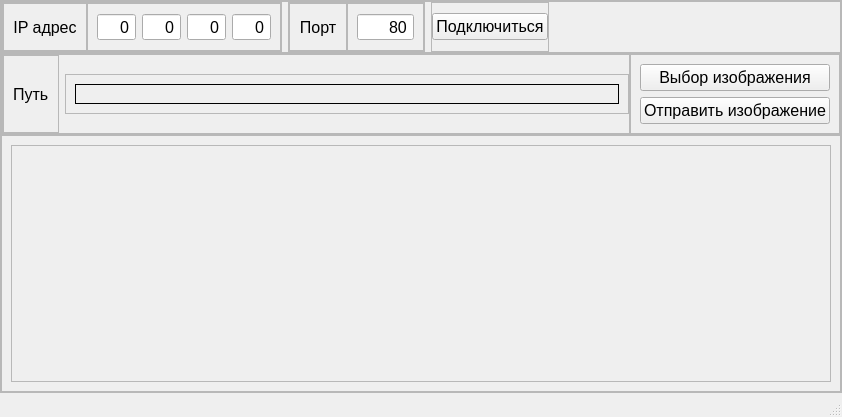
<?xml version="1.0" encoding="UTF-8"?>
<ui version="4.0">
 <class>MainWindow</class>
 <widget class="QMainWindow" name="MainWindow">
  <property name="geometry">
   <rect>
    <x>0</x>
    <y>0</y>
    <width>842</width>
    <height>417</height>
   </rect>
  </property>
  <property name="font">
   <font>
    <family>Segoe UI</family>
    <pointsize>12</pointsize>
   </font>
  </property>
  <property name="windowTitle">
   <string>ClientTransmission</string>
  </property>
  <widget class="QWidget" name="centralwidget">
   <layout class="QVBoxLayout" name="verticalLayout">
    <property name="spacing">
     <number>0</number>
    </property>
    <property name="leftMargin">
     <number>0</number>
    </property>
    <property name="topMargin">
     <number>0</number>
    </property>
    <property name="rightMargin">
     <number>0</number>
    </property>
    <property name="bottomMargin">
     <number>0</number>
    </property>
    <item>
     <widget class="QFrame" name="frame_body">
      <property name="frameShape">
       <enum>QFrame::StyledPanel</enum>
      </property>
      <property name="frameShadow">
       <enum>QFrame::Raised</enum>
      </property>
      <layout class="QVBoxLayout" name="verticalLayout_2">
       <property name="spacing">
        <number>0</number>
       </property>
       <property name="leftMargin">
        <number>0</number>
       </property>
       <property name="topMargin">
        <number>0</number>
       </property>
       <property name="rightMargin">
        <number>0</number>
       </property>
       <property name="bottomMargin">
        <number>0</number>
       </property>
       <item>
        <widget class="QFrame" name="frame_server">
         <property name="frameShape">
          <enum>QFrame::StyledPanel</enum>
         </property>
         <property name="frameShadow">
          <enum>QFrame::Raised</enum>
         </property>
         <layout class="QHBoxLayout" name="horizontalLayout">
          <property name="leftMargin">
           <number>0</number>
          </property>
          <property name="topMargin">
           <number>0</number>
          </property>
          <property name="rightMargin">
           <number>0</number>
          </property>
          <property name="bottomMargin">
           <number>0</number>
          </property>
          <item>
           <widget class="QFrame" name="frame">
            <property name="frameShape">
             <enum>QFrame::StyledPanel</enum>
            </property>
            <property name="frameShadow">
             <enum>QFrame::Raised</enum>
            </property>
            <layout class="QHBoxLayout" name="horizontalLayout_2">
             <property name="spacing">
              <number>0</number>
             </property>
             <property name="leftMargin">
              <number>0</number>
             </property>
             <property name="topMargin">
              <number>0</number>
             </property>
             <property name="rightMargin">
              <number>0</number>
             </property>
             <property name="bottomMargin">
              <number>0</number>
             </property>
             <item>
              <widget class="QFrame" name="frame_4">
               <property name="frameShape">
                <enum>QFrame::StyledPanel</enum>
               </property>
               <property name="frameShadow">
                <enum>QFrame::Raised</enum>
               </property>
               <layout class="QHBoxLayout" name="horizontalLayout_4">
                <item>
                 <widget class="QLabel" name="text_IP">
                  <property name="text">
                   <string>IP адрес</string>
                  </property>
                  <property name="alignment">
                   <set>Qt::AlignCenter</set>
                  </property>
                 </widget>
                </item>
               </layout>
              </widget>
             </item>
             <item>
              <widget class="QFrame" name="frame_5">
               <property name="frameShape">
                <enum>QFrame::StyledPanel</enum>
               </property>
               <property name="frameShadow">
                <enum>QFrame::Raised</enum>
               </property>
               <layout class="QHBoxLayout" name="horizontalLayout_3">
                <item>
                 <widget class="QSpinBox" name="ip_1">
                  <property name="alignment">
                   <set>Qt::AlignRight|Qt::AlignTrailing|Qt::AlignVCenter</set>
                  </property>
                  <property name="buttonSymbols">
                   <enum>QAbstractSpinBox::NoButtons</enum>
                  </property>
                  <property name="maximum">
                   <number>255</number>
                  </property>
                 </widget>
                </item>
                <item>
                 <widget class="QSpinBox" name="ip_2">
                  <property name="alignment">
                   <set>Qt::AlignRight|Qt::AlignTrailing|Qt::AlignVCenter</set>
                  </property>
                  <property name="buttonSymbols">
                   <enum>QAbstractSpinBox::NoButtons</enum>
                  </property>
                  <property name="maximum">
                   <number>255</number>
                  </property>
                 </widget>
                </item>
                <item>
                 <widget class="QSpinBox" name="ip_3">
                  <property name="alignment">
                   <set>Qt::AlignRight|Qt::AlignTrailing|Qt::AlignVCenter</set>
                  </property>
                  <property name="buttonSymbols">
                   <enum>QAbstractSpinBox::NoButtons</enum>
                  </property>
                  <property name="maximum">
                   <number>255</number>
                  </property>
                 </widget>
                </item>
                <item>
                 <widget class="QSpinBox" name="ip_4">
                  <property name="alignment">
                   <set>Qt::AlignRight|Qt::AlignTrailing|Qt::AlignVCenter</set>
                  </property>
                  <property name="buttonSymbols">
                   <enum>QAbstractSpinBox::NoButtons</enum>
                  </property>
                  <property name="maximum">
                   <number>255</number>
                  </property>
                 </widget>
                </item>
               </layout>
              </widget>
             </item>
            </layout>
           </widget>
          </item>
          <item>
           <widget class="QFrame" name="frame_2">
            <property name="frameShape">
             <enum>QFrame::StyledPanel</enum>
            </property>
            <property name="frameShadow">
             <enum>QFrame::Raised</enum>
            </property>
            <layout class="QHBoxLayout" name="horizontalLayout_5">
             <property name="spacing">
              <number>0</number>
             </property>
             <property name="leftMargin">
              <number>0</number>
             </property>
             <property name="topMargin">
              <number>0</number>
             </property>
             <property name="rightMargin">
              <number>0</number>
             </property>
             <property name="bottomMargin">
              <number>0</number>
             </property>
             <item>
              <widget class="QFrame" name="frame_6">
               <property name="frameShape">
                <enum>QFrame::StyledPanel</enum>
               </property>
               <property name="frameShadow">
                <enum>QFrame::Raised</enum>
               </property>
               <layout class="QHBoxLayout" name="horizontalLayout_6">
                <item>
                 <widget class="QLabel" name="text_Port">
                  <property name="text">
                   <string>Порт</string>
                  </property>
                  <property name="alignment">
                   <set>Qt::AlignCenter</set>
                  </property>
                 </widget>
                </item>
               </layout>
              </widget>
             </item>
             <item>
              <widget class="QFrame" name="frame_7">
               <property name="frameShape">
                <enum>QFrame::StyledPanel</enum>
               </property>
               <property name="frameShadow">
                <enum>QFrame::Raised</enum>
               </property>
               <layout class="QHBoxLayout" name="horizontalLayout_7">
                <item>
                 <widget class="QSpinBox" name="port">
                  <property name="alignment">
                   <set>Qt::AlignRight|Qt::AlignTrailing|Qt::AlignVCenter</set>
                  </property>
                  <property name="buttonSymbols">
                   <enum>QAbstractSpinBox::NoButtons</enum>
                  </property>
                  <property name="minimum">
                   <number>80</number>
                  </property>
                  <property name="maximum">
                   <number>65536</number>
                  </property>
                 </widget>
                </item>
               </layout>
              </widget>
             </item>
            </layout>
           </widget>
          </item>
          <item>
           <widget class="QFrame" name="frame_3">
            <property name="frameShape">
             <enum>QFrame::StyledPanel</enum>
            </property>
            <property name="frameShadow">
             <enum>QFrame::Raised</enum>
            </property>
            <layout class="QHBoxLayout" name="horizontalLayout_8">
             <property name="spacing">
              <number>0</number>
             </property>
             <property name="leftMargin">
              <number>0</number>
             </property>
             <property name="topMargin">
              <number>0</number>
             </property>
             <property name="rightMargin">
              <number>0</number>
             </property>
             <property name="bottomMargin">
              <number>0</number>
             </property>
             <item>
              <widget class="QPushButton" name="button_connect">
               <property name="text">
                <string>Подключиться</string>
               </property>
              </widget>
             </item>
            </layout>
           </widget>
          </item>
          <item>
           <spacer name="horizontalSpacer">
            <property name="orientation">
             <enum>Qt::Horizontal</enum>
            </property>
            <property name="sizeHint" stdset="0">
             <size>
              <width>40</width>
              <height>20</height>
             </size>
            </property>
           </spacer>
          </item>
         </layout>
        </widget>
       </item>
       <item>
        <widget class="QFrame" name="frame_file">
         <property name="frameShape">
          <enum>QFrame::StyledPanel</enum>
         </property>
         <property name="frameShadow">
          <enum>QFrame::Raised</enum>
         </property>
         <layout class="QHBoxLayout" name="horizontalLayout_9">
          <property name="spacing">
           <number>0</number>
          </property>
          <property name="leftMargin">
           <number>0</number>
          </property>
          <property name="topMargin">
           <number>0</number>
          </property>
          <property name="rightMargin">
           <number>0</number>
          </property>
          <property name="bottomMargin">
           <number>0</number>
          </property>
          <item>
           <widget class="QFrame" name="frame_8">
            <property name="frameShape">
             <enum>QFrame::StyledPanel</enum>
            </property>
            <property name="frameShadow">
             <enum>QFrame::Raised</enum>
            </property>
            <layout class="QHBoxLayout" name="horizontalLayout_10">
             <property name="leftMargin">
              <number>0</number>
             </property>
             <property name="topMargin">
              <number>0</number>
             </property>
             <property name="rightMargin">
              <number>0</number>
             </property>
             <property name="bottomMargin">
              <number>0</number>
             </property>
             <item>
              <widget class="QFrame" name="frame_10">
               <property name="sizePolicy">
                <sizepolicy hsizetype="Fixed" vsizetype="Preferred">
                 <horstretch>0</horstretch>
                 <verstretch>0</verstretch>
                </sizepolicy>
               </property>
               <property name="frameShape">
                <enum>QFrame::StyledPanel</enum>
               </property>
               <property name="frameShadow">
                <enum>QFrame::Raised</enum>
               </property>
               <layout class="QHBoxLayout" name="horizontalLayout_12">
                <property name="spacing">
                 <number>0</number>
                </property>
                <property name="leftMargin">
                 <number>9</number>
                </property>
                <property name="topMargin">
                 <number>9</number>
                </property>
                <property name="rightMargin">
                 <number>9</number>
                </property>
                <property name="bottomMargin">
                 <number>9</number>
                </property>
                <item>
                 <widget class="QLabel" name="text_Dir">
                  <property name="sizePolicy">
                   <sizepolicy hsizetype="Fixed" vsizetype="Preferred">
                    <horstretch>0</horstretch>
                    <verstretch>0</verstretch>
                   </sizepolicy>
                  </property>
                  <property name="text">
                   <string>Путь</string>
                  </property>
                 </widget>
                </item>
               </layout>
              </widget>
             </item>
             <item>
              <widget class="QFrame" name="frame_11">
               <property name="sizePolicy">
                <sizepolicy hsizetype="Expanding" vsizetype="Fixed">
                 <horstretch>0</horstretch>
                 <verstretch>0</verstretch>
                </sizepolicy>
               </property>
               <property name="frameShape">
                <enum>QFrame::StyledPanel</enum>
               </property>
               <property name="frameShadow">
                <enum>QFrame::Raised</enum>
               </property>
               <layout class="QHBoxLayout" name="horizontalLayout_11">
                <property name="spacing">
                 <number>0</number>
                </property>
                <property name="leftMargin">
                 <number>9</number>
                </property>
                <property name="topMargin">
                 <number>9</number>
                </property>
                <property name="rightMargin">
                 <number>9</number>
                </property>
                <property name="bottomMargin">
                 <number>9</number>
                </property>
                <item>
                 <widget class="QLabel" name="value_dirImage">
                  <property name="frameShape">
                   <enum>QFrame::Box</enum>
                  </property>
                  <property name="text">
                   <string/>
                  </property>
                 </widget>
                </item>
               </layout>
              </widget>
             </item>
            </layout>
           </widget>
          </item>
          <item>
           <widget class="QFrame" name="frame_9">
            <property name="frameShape">
             <enum>QFrame::StyledPanel</enum>
            </property>
            <property name="frameShadow">
             <enum>QFrame::Raised</enum>
            </property>
            <layout class="QVBoxLayout" name="verticalLayout_3">
             <item>
              <widget class="QPushButton" name="button_choiceImage">
               <property name="text">
                <string>Выбор изображения</string>
               </property>
              </widget>
             </item>
             <item>
              <widget class="QPushButton" name="button_sendImage">
               <property name="text">
                <string>Отправить изображение</string>
               </property>
              </widget>
             </item>
            </layout>
           </widget>
          </item>
         </layout>
        </widget>
       </item>
       <item>
        <widget class="QFrame" name="frame_image">
         <property name="frameShape">
          <enum>QFrame::StyledPanel</enum>
         </property>
         <property name="frameShadow">
          <enum>QFrame::Raised</enum>
         </property>
         <layout class="QHBoxLayout" name="horizontalLayout_13">
          <item>
           <widget class="QScrollArea" name="scrollArea">
            <property name="widgetResizable">
             <bool>true</bool>
            </property>
            <widget class="QWidget" name="scrollAreaWidgetContents">
             <property name="geometry">
              <rect>
               <x>0</x>
               <y>0</y>
               <width>818</width>
               <height>211</height>
              </rect>
             </property>
             <layout class="QHBoxLayout" name="horizontalLayout_14">
              <item>
               <widget class="QLabel" name="image">
                <property name="text">
                 <string/>
                </property>
               </widget>
              </item>
             </layout>
            </widget>
           </widget>
          </item>
         </layout>
        </widget>
       </item>
      </layout>
     </widget>
    </item>
   </layout>
  </widget>
  <widget class="QMenuBar" name="menubar">
   <property name="geometry">
    <rect>
     <x>0</x>
     <y>0</y>
     <width>842</width>
     <height>22</height>
    </rect>
   </property>
  </widget>
  <widget class="QStatusBar" name="statusbar"/>
 </widget>
 <resources/>
 <connections/>
</ui>
